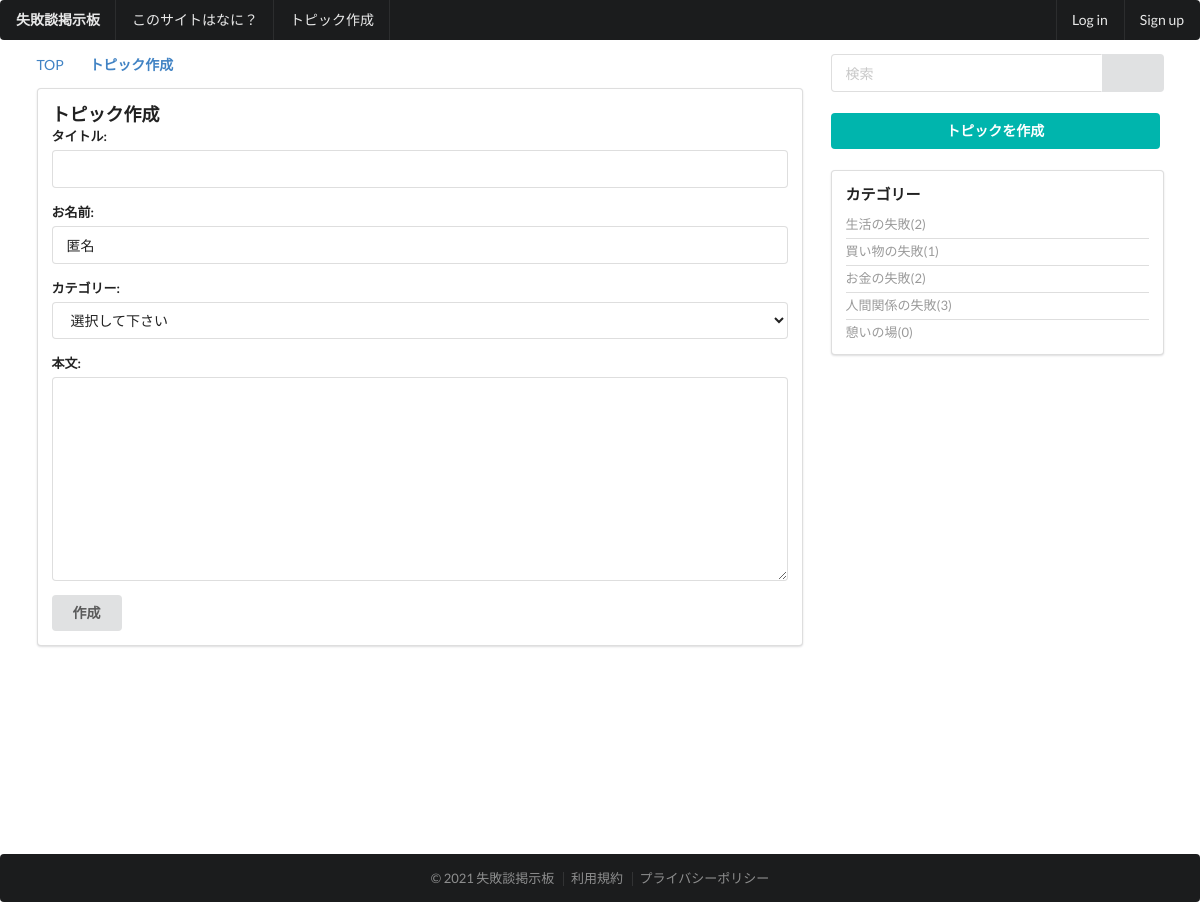
Page /thread/create_topic/ on the committed database.
### thread/models.py (models this page shows)
class Category(models.Model):
    name = models.CharField(
        'カテゴリー名',
        max_length=50,
    )
    url_code = models.CharField(
        'URLコード',
        max_length=50,
        null=True,
        blank=False,
        unique=True,
    )
    sort=models.IntegerField(
        verbose_name='ソート',
        default=0,
    )
    objects = CategoryManager
    def __str__(self):
        return self.name

### thread/views.py (the view, shortened to what this page needs)
# urls.py: path('create_topic/', views.TopicCreateView.as_view(), name='create_topic'),
class TopicCreateView(CreateView):
    template_name = 'thread/create_topic.html'
    form_class = TopicModelForm
    model = Topic
    success_url = reverse_lazy('base:top')

### thread/forms.py
class TopicModelForm(forms.ModelForm):
    class Meta:
        model=Topic
        fields=[
            'title',
            'user_name',
            'category',
            'message',
        ]
    def __init__(self, *args, **kwargs):
        super().__init__(*args, **kwargs)
        self.fields['category'].empty_label = '選択して下さい'
        self.fields['user_name'].widget.attrs['value'] = '匿名'

### thread/templatetags/threadtags.py (called while the page is built)
@register.inclusion_tag('thread/tags/category_tag.html')
def categorytag():
    ctx = {}
    ctx['category_list'] = Category.objects.annotate(
            count=Count('topic')).order_by('sort')
    return ctx

### templates/thread/create_topic.html (shortened to what this page needs)
{% extends 'base/base.html' %}
{% load static %}
{% block content %}
<div class="ui grid stackable">
    <div class="eleven wide column">
        <div class="ui breadcrumb">
            <a href="{% url 'base:top' %}" class="section">TOP</a>
            <i class="right angle icon divider"></i>
            <a class="active section">トピック作成</a>
        </div>
        <div class="ui segment">
            <div class="content">
                <div class="header"><h3>トピック作成</h3></div>
                <form class="ui form" action="{% url 'thread:create_topic' %}" method="POST">
                    {% for field in form %}
                    <div class="field">{{field.label_tag}}{{field}}</div>
                    {% endfor %}
                    <button type="submit" class="ui button" name="next" value="confirm">作成</button>
                </form>
            </div>
        </div>
    </div>
    {% include 'base/sidebar.html' %}
</div>
{% endblock %}

### templates/thread/tags/category_tag.html
<div class="ui relaxed list small divided link">
  {% for category in category_list %}
  <a class="item">{{category.name}}({{category.count}})</a>
  {% endfor %}
</div>

### rows in the picture
Category: name "生活の失敗", count "2"
Category: name "買い物の失敗", count "1"
Category: name "お金の失敗", count "2"
Category: name "人間関係の失敗", count "3"
Category: name "憩いの場", count "0"

### other values in the picture
{{ field.label_tag }} "タイトル:" "お名前:" "カテゴリー:" "本文:"
